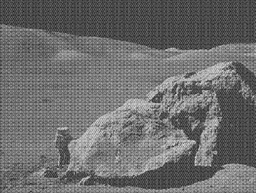
#> input picture A2/moonlanding.jpg, 256 x 193 px, shrunk from 630 x 474 before the run
$ python test_helper.py
#> lines starting #> are read from the running program, lines starting #| are printed output that depends on the picture
### A2/fft.py
import argparse
import time
import cv2 as cv
import numpy as np
import matplotlib.pyplot as plt
import matplotlib.colors as colors

'''
Helper function to manage the arguments included in the command line call

(inspired by https://docs.python.org/3/library/argparse.html)
'''
# [8 lines left out: function parse_command_call, not called in this run]


'''
Helper function to perform the (naïve approach) Discrete Fourier Transform (DFT) on a signal.
Using the formula provided in the assignment description: X_k = Σ_{n=0}^{N-1} x_n * e^(-i2πkn/N) for k = 0, 1, ..., N-1
Let:
   - X_k be the DFT of the signal at frequency k --> Implemented as a vector X[k]
   - n be the discrete time index
   - N be the number of samples taken from the signal
   - x_n be the signal at discrete time n --> Implemented as a vector x[n]
   - k be the frequency index

(DFT implementation inspired by: https://medium.com/@positive.delta.hm/implementing-the-discrete-fourier-transform-in-python-978dedded5bc)
(Vector handling inpired by NumPy's API: https://numpy.org/doc/stable/reference/routines.array-creation.html)
'''
def DFT(signal):
    # Upon receiving a signal, we must make sure it is a numpy array
    x = np.asarray(signal)  # If the signal is already a numpy array, this will not change anything

    # Then, we set the number of samples taken from the signal
    N = len(x)

    # We initialize the DFT vector X[k] to contain all zeros but that can handle complex numbers
    X = np.zeros(N, dtype=complex)

    # We can now calculate the DFT of the signal by performing the summation
    for k in range(N):
        for n in range(N):
            X[k] += x[n] * np.exp(-2j * np.pi * k * n / N)

    return X


'''
Helper function to perform the (naïve approach) Inverse Discrete Fourier Transform (IDFT) on a signal.
Using the formula provided in the assignment description: x_n = (1/N) * Σ_{k=0}^{N-1} X_k * e^(i2πkn/N) for n = 0, 1, ..., N-1
Let:
   - x_n be the IDFT of the signal at discrete time n --> Implemented as a vector x[n]
   - N be the number of samples taken from the signal
   - X_k be the signal at frequency k --> Implemented as a vector X[k]
   - k be the frequency index
   - n be the discrete time index

(Vector handling inpired by NumPy's API: https://numpy.org/doc/stable/reference/routines.array-creation.html)
'''
def IDFT(signal):
    # Upon receiving a signal, we must make sure it is a numpy array
    X = np.asarray(signal)  # If the signal is already a numpy array, this will not change anything

    # Then, we set the number of samples taken from the signal
    N = len(X)

    # We initialize the IDFT vector x[n] to contain all zeros but that can handle complex numbers
    x = np.zeros(N, dtype=complex)

    # We can now calculate the IDFT of the signal by performing the summation
    for n in range(N):
        for k in range(N):
            x[n] += X[k] * np.exp(2j * np.pi * k * n / N)

    # We must scale the IDFT vector by 1/N after the summation
    x = (1/N) * x

    return x


'''
Helper function to perform the (naïve approach) 2D Discrete Fourier Transform (DFT).
The formula provided in the assignment description is:
    F_kl = Σ_{n=0}^{N-1} (Σ_{m=0}^{M-1} f_mn * e^(-2πikm/M)) * e^(-2πikn/N)) for k = 0, 1, ..., M-1 and l = 0, 1, ..., N-1
But it was only used as a reference to understand the concept of the 2D DFT. The actual
implementation is different because matrices are structured as (rows, columns) but the
signals in the formula are structured as (columns, rows).
'''
def DFT2D(signal):
    # Upon receiving a 2D signal, make sure it is a numpy tuple of vectors
    f = np.asarray(signal)  # If the signal is already a tuple of vectors, this will not change anything

    # 1D DFT of the rows
    rows = np.array([DFT(row) for row in f])

    # Transform the rows
    rows_transformed = rows.T

    # 1D DFT of the columns
    columns = np.array([DFT(col) for col in rows_transformed])

    # Transform the obtained array to match the structure of the 2D DFT
    F = columns.T

    return F


def FFT(signal):
    """
    A recursive implementation of the 1D Cooley-Tukey FFT.
    The input should have a length that is a power of 2.
    If not, it will be zero-padded to the next power of 2 internally.

    Parameters:
        signal (array-like): Input signal, can be real or complex.

    Returns:
        np.ndarray: The FFT of the input signal, matching the original size.
    """
    # Convert input to a complex numpy array
    x = np.asarray(signal, dtype=complex)
    original_N = x.shape[0]
    N = x.shape[0]

    # Pad to the next power of 2 if the input length is not a power of 2
    if N > 0 and not np.log2(N).is_integer():
        next_pow2 = int(2**np.ceil(np.log2(N)))
        x = np.pad(x, (0, next_pow2 - N), mode='constant')
        N = x.shape[0]

    # Base case: FFT of a single element is the element itself
    if N <= 1:
        return x

    # Recursive case: split the array into even and odd parts
    even = FFT(x[0::2])
    odd = FFT(x[1::2])

    # Compute the twiddle factors
    T = np.exp(-2j * np.pi * np.arange(N // 2) / N)

    # Combine the results of the even and odd parts
    result = np.concatenate([even + T * odd, even - T * odd])

    # Remove the padding and return the FFT of the original signal size
    return result[:original_N]


def IFFT(signal):
    """
    A recursive implementation of the 1D Cooley-Tukey IFFT.
    The input should have a length that is a power of 2.
    If not, it will be zero-padded to the next power of 2 internally.

    Parameters:
        signal (array-like): Input signal, can be real or complex.

    Returns:
        np.ndarray: The IFFT of the input signal, matching the original size.
    """
    # Helper function for recursive IFFT
    def _IFFT(x):
        N = x.shape[0]

        # Base case: if the input contains only one element, return it
        if N <= 1:
            return x

        # Recursive case: split the array into even and odd parts
        even = _IFFT(x[0::2])
        odd = _IFFT(x[1::2])

        # Compute the twiddle factors with a positive sign in the exponent
        T = np.exp(2j * np.pi * np.arange(N // 2) / N)

        # Combine the results of the even and odd parts
        return np.concatenate([even + T * odd, even - T * odd])

    # Convert input to a complex numpy array
    x = np.asarray(signal, dtype=complex)
    original_N = x.shape[0]
    N = x.shape[0]

    # Pad the array with zeros if the length is not a power of 2
    if not np.log2(N).is_integer():
        next_pow2 = int(2**np.ceil(np.log2(N)))
        x = np.pad(x, (0, next_pow2 - N), mode='constant')
        N = x.shape[0]

    # Perform the IFFT using the helper function
    result = _IFFT(x)

    # Scale the result by the inverse of the length
    result = result / N

    # Return the result, matching the original input size
    return result[:original_N]


def FFT2D(signal):
    """
    A 2D FFT implementation using the 1D FFT function.
    """
    signal = np.asarray(signal, dtype=complex)
    original_shape = signal.shape
    N, M = signal.shape[:2]

    # Pad the array with zeros if the dimensions are not powers of 2
    pad_width = [(0, 0)] * signal.ndim
    if not np.log2(N).is_integer():
        next_pow2_N = int(np.power(2, np.ceil(np.log2(N))))
        pad_width[0] = (0, next_pow2_N - N)
    if not np.log2(M).is_integer():
        next_pow2_M = int(np.power(2, np.ceil(np.log2(M))))
        pad_width[1] = (0, next_pow2_M - M)
    signal = np.pad(signal, pad_width, mode='constant')
    N, M = signal.shape[:2]

    F = np.array([np.array(dimension, dtype=complex) for dimension in signal])
    # Perform the 1D IFFT on the rows
    F = np.array([FFT(row) for row in F])

    # Perform the 1D IFFT on the columns
    F = np.array([FFT(col) for col in F.T]).T


    # Remove the padding if it was added
    F = F[:original_shape[0], :original_shape[1]]

    return F


def IFFT2D(signal):
    """
    A recursive implementation of the 2D Cooley-Tukey IFFT.
    The input should have dimensions that are powers of 2.
    """

    # Convert the input signal to a numpy array of complex numbers
    F = np.array([np.array(dimension, dtype=complex) for dimension in signal])
    M, N = F.shape

    # Pad the array with zeros if the dimensions are not powers of 2
    if not (np.log2(N).is_integer() and np.log2(M).is_integer()):
        next_pow2_N = int(np.power(2, np.ceil(np.log2(N))))
        next_pow2_M = int(np.power(2, np.ceil(np.log2(M))))
        F = np.pad(F, ((0, next_pow2_N - N), (0, next_pow2_M - M)), mode='constant')

    # Perform the 1D IFFT on the rows
    F = np.array([IFFT(row) for row in F])

    # Perform the 1D IFFT on the columns
    F = np.array([IFFT(col) for col in F.T]).T

    # Scale the result by the inverse of the dimensions
    return F[:M, :N]


# Helper function that pads the image to maintain the dimensions as a power of 2
def pad_image(image):
    """
    Pads the input image to the next power of 2 dimensions.
    """
    new_shape = [int(np.power(2, np.ceil(np.log2(dim)))) for dim in image.shape]
    padded_image = np.zeros(new_shape, dtype=image.dtype)
    padded_image[:image.shape[0], :image.shape[1]] = image

    return padded_image


'''
Mode 1: Convert image to FFT and plot
'''
# [26 lines left out: function fast_mode, not called in this run]


'''
Mode 2: Denoise image (FFT) and plot the image with truncated high frequencies
'''
# [41 lines left out: function denoise_mode, not called in this run]


'''
Mode 3: Compress image and plot
'''
# [59 lines left out: function compress_mode, not called in this run]


'''
Mode 4: Plot runtime graphs for DTF abd FFT
'''
# [106 lines left out: functions plot_runtime_mode, main, not called in this run]


# [2 lines that do not run on import are left out]

### A2/test_helper.py
import numpy as np

import fft as our_implementations
import cv2 as cv
import matplotlib.pyplot as plt
import matplotlib.colors as colors


# Helper function to view an image through a window
# (inspired by: https://opencv.org/get-started/)
def open_image(image):
    img = cv.imread(image)
    cv.imshow(image, img)
    cv.waitKey(0)   # Must press any key to close the image window


# Test function to view the command call arguments
def test_command_call():
    mode, image = our_implementations.parse_command_call()
    print("Mode: ", mode)
    open_image(image)


# Test function for the DFT against the NumPy implementation
def test_DFT():
    test_cases = [
        [1, 2, 3, 4],
        [1 + 2j, 2 + 3j, 3 + 4j, 4 + 5j],
        [np.sin(2 * np.pi * 0.1 * i) for i in range(10)],
    ]

    for i in test_cases:
        our_X = our_implementations.DFT(i)
        NumPy_X = np.fft.fft(i)

        print("\nTesting DFT on: ", i)
        if np.allclose(our_X, NumPy_X, rtol=1e-10):
            print("\033[32mTest passed\033[0m")
        else:
            print("\033[31mTest failed\033[0m")
            print("Our implementation: ", our_X)
            print("NumPy implementation: ", NumPy_X)


# Test function for the IDFT against the NumPy implementation
def test_IDFT():
    test_cases = [
        [1, 2, 3, 4],
        [1 + 2j, 2 + 3j, 3 + 4j, 4 + 5j],
        [np.sin(2 * np.pi * 0.1 * i) for i in range(10)],
    ]

    for i in test_cases:
        our_x = our_implementations.IDFT(i)
        NumPy_x = np.fft.ifft(i)

        print("\nTesting IDFT on: ", i)
        if np.allclose(our_x, NumPy_x, rtol=1e-10):
            print("\033[32mTest passed\033[0m")
        else:
            print("\033[31mTest failed\033[0m")
            print("Our implementation: ", our_x)
            print("NumPy implementation: ", NumPy_x)


# Test function for the 2D DFT against the NumPy implementation
def test_DFT2D():
    test_cases = [
        [[1, 2, 3, 4], [5, 6, 7, 8]],
        [[1 + 2j, 2 + 3j, 3 + 4j, 4 + 5j], [6 + 7j, 7 + 8j, 8 + 9j, 9 + 10j]],
        [[np.sin(2 * np.pi * 0.1 * i) for i in range(10)], [np.sin(2 * np.pi * 0.25 * i) for i in range(10)]],
    ]

    for i in test_cases:
        our_X = our_implementations.DFT2D(i)
        NumPy_X = np.fft.fft2(i)

        print("\nTesting DFT2D on: ", i)
        if np.allclose(our_X, NumPy_X, rtol=1e-10):
            print("\033[32mTest passed\033[0m")
        else:
            print("\033[31mTest failed\033[0m")
            print("Our implementation: ", our_X)
            print("NumPy implementation: ", NumPy_X)


# Test function for the FFT against the NumPy implementation
def test_FFT():
    test_cases = [
        [1, 2, 3, 4],
        [1 + 2j, 2 + 3j, 3 + 4j, 4 + 5j],
        [np.sin(2 * np.pi * 0.1 * i) for i in range(16)]
    ]

    for i in test_cases:
        our_X = our_implementations.FFT(i)
        NumPy_X = np.fft.fft(i)

        print("\nTesting FFT on: ", i)
        if np.allclose(our_X, NumPy_X, rtol=1e-10):
            print("\033[32mTest passed\033[0m")
        else:
            print("\033[31mTest failed\033[0m")
            print("Our implementation: ", our_X)
            print("NumPy implementation: ", NumPy_X)


def test_IFFT():
    test_cases = [
        [1, 2, 3, 4],
        [1 + 2j, 2 + 3j, 3 + 4j, 4 + 5j],
        [np.sin(2 * np.pi * 0.1 * i) for i in range(16)]
    ]

    for i in test_cases:
        our_x = our_implementations.IFFT(i)
        NumPy_x = np.fft.ifft(i)

        print("\nTesting IFFT on: ", i)
        if np.allclose(our_x, NumPy_x, rtol=1e-10):
            print("\033[32mTest passed\033[0m")
        else:
            print("\033[31mTest failed\033[0m")
            print("Our implementation: ", our_x)
            print("NumPy implementation: ", NumPy_x)


def test_FFT2D():
    test_cases = [
      [[1, 2, 3, 4], [5, 6, 7, 8]],
        [[1 + 2j, 2 + 3j, 3 + 4j, 4 + 5j], [6 + 7j, 7 + 8j, 8 + 9j, 9 + 10j]],
        [[np.sin(2 * np.pi * 0.1 * i) for i in range(8)], [np.sin(2 * np.pi * 0.25 * i) for i in range(8)]],
        [[np.sin(2 * np.pi * 0.1 * i) for i in range(16)], [np.sin(2 * np.pi * 0.25 * i) for i in range(16)]],
    ]

    for i in test_cases:
        our_X = our_implementations.FFT2D(i)
        NumPy_X = np.fft.fft2(i)

        print("\nTesting FFT2D on: ", i)
        if np.allclose(our_X, NumPy_X, rtol=1e-10):
            print("\033[32mTest passed\033[0m")
        else:
            print("\033[31mTest failed\033[0m")
            print("Our implementation: ", our_X)
            print("NumPy implementation: ", NumPy_X)

def test_IFFT2D():
    test_cases = [
        [[1, 2, 3, 4], [5, 6, 7, 8]],
        [[1 + 2j, 2 + 3j, 3 + 4j, 4 + 5j], [6 + 7j, 7 + 8j, 8 + 9j, 9 + 10j]],
        [[np.sin(2 * np.pi * 0.1 * i) for i in range(8)], [np.sin(2 * np.pi * 0.25 * i) for i in range(8)]],
        [[np.sin(2 * np.pi * 0.1 * i) for i in range(16)], [np.sin(2 * np.pi * 0.25 * i) for i in range(16)]],
    ]

    for i in test_cases:
        our_x = our_implementations.IFFT2D(i)
        NumPy_x = np.fft.ifft2(i)

        print("\nTesting IFFT2D on: ", i)
        if np.allclose(our_x, NumPy_x, rtol=1e-10):
            print("\033[32mTest passed\033[0m")
        else:
            print("\033[31mTest failed\033[0m")
            print("Our implementation: ", our_x)
            print("NumPy implementation: ", NumPy_x)


def fast_mode_test(image):
    # Read the image using OpenCV
#> called with image = 'moonlanding.jpg'
    image_array = cv.imread("moonlanding.jpg", cv.IMREAD_UNCHANGED)
#> image_array is the input picture: shape (193, 256, 3); min 27, max 227, mean 108.5
    # print(image_array.shape)

    # Convert to grayscale if the image has multiple channels
    if len(image_array.shape) == 3:
        image_array = cv.cvtColor(image_array, cv.COLOR_BGR2GRAY)
#> image_array: shape (193, 256)

    # Convert the image to a numpy array of floats
    image_array = np.asarray(image_array, dtype=complex)

    # transformed_image = FFT2D(image_array)
    transformed_image = np.fft.fft2(our_implementations.pad_image(image_array))
    transformed_image2 = our_implementations.FFT2D(our_implementations.pad_image(image_array))

    # Plot the original and transformed images side by side using matplotlib
    fig, axes = plt.subplots(1, 2, figsize=(12, 6))

    # Original image
    axes[0].imshow(np.abs(transformed_image2[:image_array.shape[0], :image_array.shape[1]]), cmap='gray',norm=colors.LogNorm())
    axes[0].set_title('Original Image')
    axes[0].axis('off')

    # Transformed image
    axes[1].imshow(np.abs(transformed_image[:image_array.shape[0], :image_array.shape[1]]), cmap='gray', norm=colors.LogNorm())
    axes[1].set_title('2D FFT of the Image')
    axes[1].axis('off')

    plt.show()
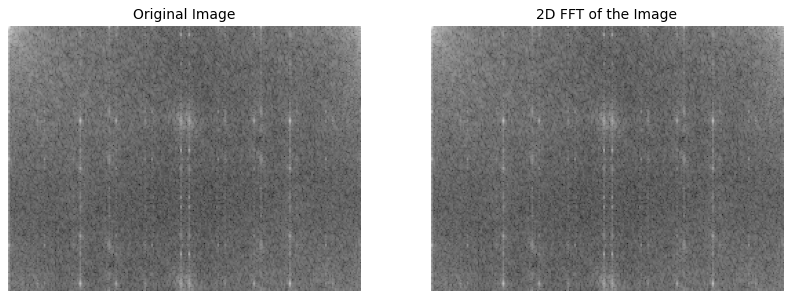
#> figure drawn by matplotlib, 2 panels


def main():
    # test_command_call()
    test_DFT()
    test_IDFT()
    test_DFT2D()

    # FFT tests ##############################################################
    test_FFT()
    test_IFFT()
    test_FFT2D()
    test_IFFT2D()

    fast_mode_test("moonlanding.jpg")


if __name__ == "__main__":
    main()
